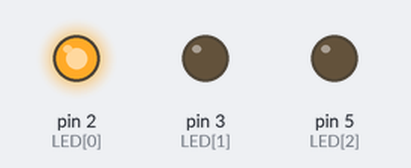
Simulated run of this sketch. Board: Arduino Uno, built with avr-gcc and run on an emulated ATmega328P. On the bench: output pins drawn as LEDs (lit = HIGH).

Above: at 0.5 s.
At 1.5 s:
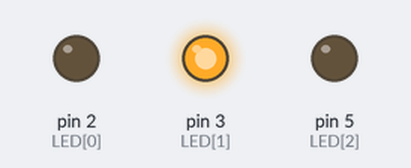
At 5.5 s:
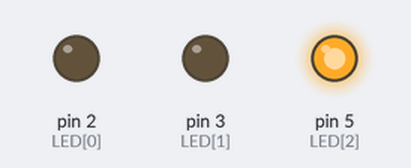
Timing chart, 0 to 6.9 s (numbered marks = the images above):
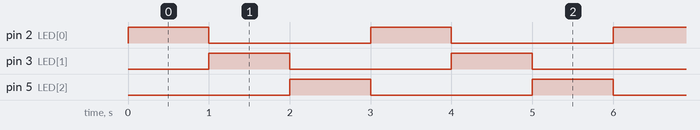

Measured:
- by itself, pin 2 (LED[0]), pin 3 (LED[1]), pin 5 (LED[2]): alternates HIGH for 1.0 s and LOW for 2.0 s
- by itself, everything shown: repeats every 3.0 s, in 4 steps

The sketch:

sketch.ino
```cpp
int LED[] = { 2,3,5 };
void setup()
{
	for(int i=0; i <= 2; i++){
		pinMode(LED[i], OUTPUT);
	}
}

void loop()
{
	for(int i=0; i <= 2; i++){
		digitalWrite(LED[i], HIGH);
		delay(1000);
		digitalWrite(LED[i], LOW);
	}
}
```
